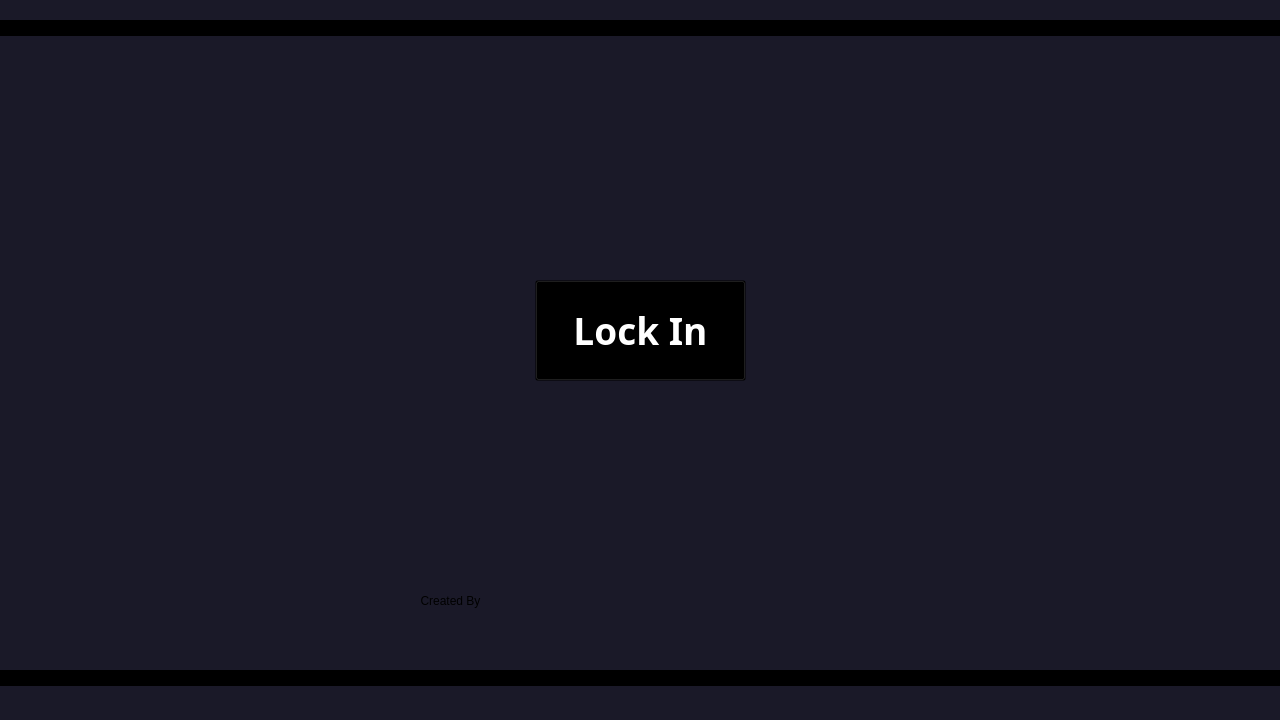
<?xml version="1.0" encoding="UTF-8"?>
<ui version="4.0">
 <class>project</class>
 <widget class="QMainWindow" name="project">
  <property name="geometry">
   <rect>
    <x>0</x>
    <y>0</y>
    <width>1280</width>
    <height>720</height>
   </rect>
  </property>
  <property name="sizePolicy">
   <sizepolicy hsizetype="Preferred" vsizetype="Maximum">
    <horstretch>0</horstretch>
    <verstretch>0</verstretch>
   </sizepolicy>
  </property>
  <property name="font">
   <font>
    <family>Terminal</family>
   </font>
  </property>
  <property name="windowTitle">
   <string>project</string>
  </property>
  <property name="styleSheet">
   <string notr="true">background-color: rgb(26, 25, 40);</string>
  </property>
  <widget class="QWidget" name="centralwidget">
   <widget class="QLabel" name="label">
    <property name="geometry">
     <rect>
      <x>460</x>
      <y>50</y>
      <width>371</width>
      <height>141</height>
     </rect>
    </property>
    <property name="sizePolicy">
     <sizepolicy hsizetype="Preferred" vsizetype="Minimum">
      <horstretch>0</horstretch>
      <verstretch>0</verstretch>
     </sizepolicy>
    </property>
    <property name="styleSheet">
     <string notr="true">image: url(:/new/prefix1/aaanew.png);</string>
    </property>
    <property name="text">
     <string/>
    </property>
   </widget>
   <widget class="QLabel" name="label_2">
    <property name="geometry">
     <rect>
      <x>380</x>
      <y>580</y>
      <width>141</width>
      <height>41</height>
     </rect>
    </property>
    <property name="styleSheet">
     <string notr="true">font: 700 17pt &quot;Unispace&quot;;
</string>
    </property>
    <property name="text">
     <string>Created By</string>
    </property>
    <property name="alignment">
     <set>Qt::AlignmentFlag::AlignCenter</set>
    </property>
   </widget>
   <widget class="QPushButton" name="loginButton">
    <property name="geometry">
     <rect>
      <x>535</x>
      <y>280</y>
      <width>211</width>
      <height>101</height>
     </rect>
    </property>
    <property name="sizePolicy">
     <sizepolicy hsizetype="Minimum" vsizetype="Fixed">
      <horstretch>0</horstretch>
      <verstretch>0</verstretch>
     </sizepolicy>
    </property>
    <property name="font">
     <font>
      <family>Unispace</family>
      <pointsize>28</pointsize>
      <italic>false</italic>
      <bold>true</bold>
     </font>
    </property>
    <property name="styleSheet">
     <string notr="true">QPushButton{
background-color: transparent;
color:white;
font: 700 28pt &quot;Unispace&quot;;

}
</string>
    </property>
    <property name="text">
     <string>Lock In</string>
    </property>
   </widget>
   <widget class="QLabel" name="label_3">
    <property name="geometry">
     <rect>
      <x>510</x>
      <y>490</y>
      <width>461</width>
      <height>201</height>
     </rect>
    </property>
    <property name="styleSheet">
     <string notr="true">image: url(:/new/prefix1/ahmadmursaaaaleeen.png);</string>
    </property>
    <property name="text">
     <string/>
    </property>
   </widget>
   <widget class="QLabel" name="label_4">
    <property name="geometry">
     <rect>
      <x>535</x>
      <y>280</y>
      <width>211</width>
      <height>101</height>
     </rect>
    </property>
    <property name="text">
     <string/>
    </property>
   </widget>
   <widget class="QFrame" name="frame_2">
    <property name="geometry">
     <rect>
      <x>-20</x>
      <y>20</y>
      <width>1351</width>
      <height>16</height>
     </rect>
    </property>
    <property name="styleSheet">
     <string notr="true"/>
    </property>
    <property name="frameShape">
     <enum>QFrame::Shape::HLine</enum>
    </property>
    <property name="frameShadow">
     <enum>QFrame::Shadow::Plain</enum>
    </property>
    <property name="lineWidth">
     <number>30</number>
    </property>
   </widget>
   <widget class="QFrame" name="frame_4">
    <property name="geometry">
     <rect>
      <x>-10</x>
      <y>670</y>
      <width>1351</width>
      <height>16</height>
     </rect>
    </property>
    <property name="styleSheet">
     <string notr="true"/>
    </property>
    <property name="frameShape">
     <enum>QFrame::Shape::HLine</enum>
    </property>
    <property name="frameShadow">
     <enum>QFrame::Shadow::Plain</enum>
    </property>
    <property name="lineWidth">
     <number>30</number>
    </property>
   </widget>
   <zorder>label_4</zorder>
   <zorder>label</zorder>
   <zorder>loginButton</zorder>
   <zorder>label_3</zorder>
   <zorder>label_2</zorder>
   <zorder>frame_2</zorder>
   <zorder>frame_4</zorder>
  </widget>
  <widget class="QMenuBar" name="menubar">
   <property name="geometry">
    <rect>
     <x>0</x>
     <y>0</y>
     <width>1280</width>
     <height>21</height>
    </rect>
   </property>
  </widget>
  <widget class="QStatusBar" name="statusbar"/>
 </widget>
 <resources/>
 <connections/>
</ui>
